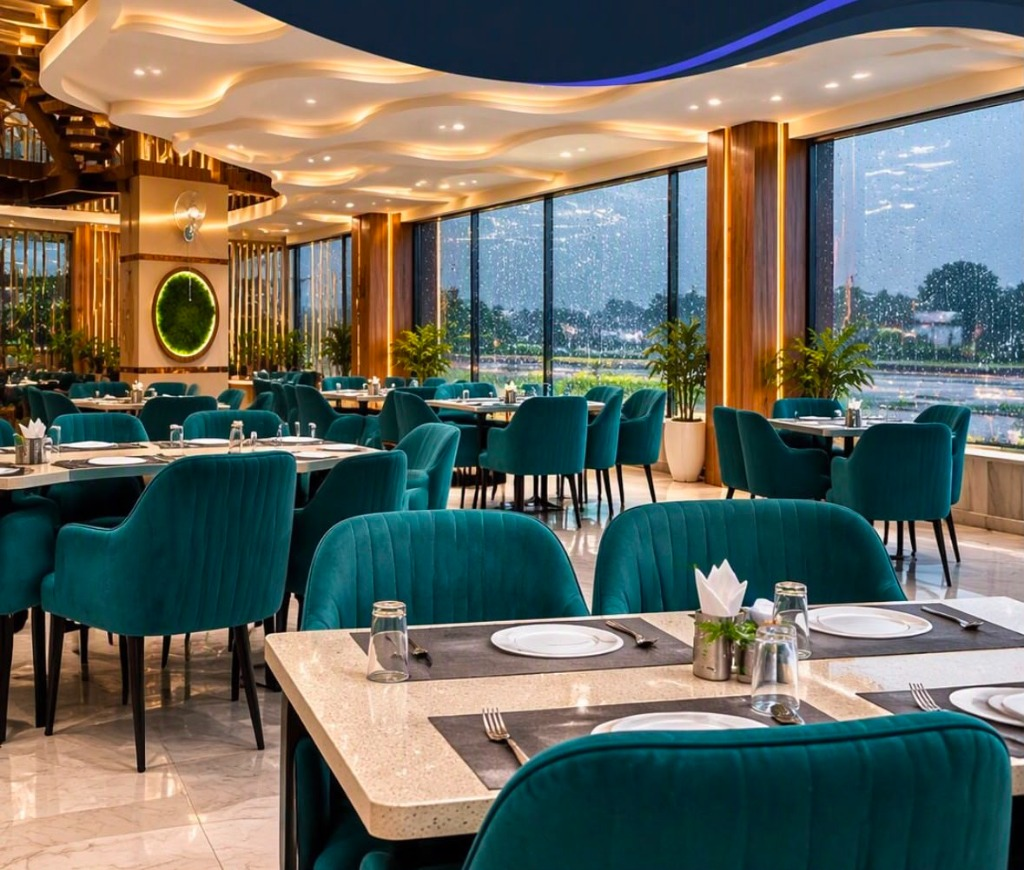
#> input picture ambience_1.jpg, 1024 x 870 px; the run also reads 2 pictures not shown here
$ python generate_qr.py
#> lines starting #> are read from the running program, lines starting #| are printed output that depends on the picture
import os
import re
import json
import math
import qrcode
import numpy as np
from PIL import Image, ImageDraw, ImageFont, ImageFilter, ImageEnhance

def load_config(config_path="config.js"):
    """Parse config.js and extract JSON settings."""
    if not os.path.exists(config_path):
        return {}
    with open(config_path, "r", encoding="utf-8") as f:
        content = f.read()
    match = re.search(r"window\.RESTAURANT_CONFIG\s*=\s*(\{.*?\});", content, re.DOTALL)
    if not match:
        return {}
    json_str = match.group(1)
    json_str = re.sub(r"//.*", "", json_str)
    json_str = re.sub(r",\s*([\]}])", r"\1", json_str)
    try:
        return json.loads(json_str)
    except Exception:
        return {}

def get_font(size, bold=False, italic=False, serif=False):
    """Load Windows system fonts cleanly with fallbacks."""
    candidates = []
    if serif and italic:
        candidates = ["georgiai.ttf", "timesbi.ttf", "timesi.ttf", "ariali.ttf"]
    elif serif and bold:
        candidates = ["georgiab.ttf", "timesbd.ttf", "arialbd.ttf"]
    elif serif:
        candidates = ["georgia.ttf", "times.ttf", "arial.ttf"]
    elif bold and italic:
        candidates = ["arialbi.ttf", "georgiabi.ttf", "timesbi.ttf"]
    elif bold:
        candidates = ["arialbd.ttf", "segoeuib.ttf", "georgiab.ttf", "timesbd.ttf"]
    elif italic:
        candidates = ["ariali.ttf", "georgiai.ttf", "timesi.ttf"]
    else:
        candidates = ["arial.ttf", "segoeui.ttf", "georgia.ttf"]

    for font_name in candidates:
        font_path = os.path.join("C:\\Windows\\Fonts", font_name)
        if os.path.exists(font_path):
            try:
                return ImageFont.truetype(font_path, size)
            except Exception:
                pass
    return ImageFont.load_default()

def create_ambience_luxury_background(width=1200, height=1800):
    """
    Create an Ultra-Luxury Shree Kripa Ambience Background inspired directly by the
    uploaded restaurant interior photos:
    - Real Shree Kripa Dining Hall ambience (Peacock Teal velvet seating, warm golden cove
      ceiling lights, peacock mandala wall art) softly blended into the background
    - Deep Royal Peacock Teal Velvet & Warm Cove Gold color grading (#0A3C44 -> #052227 -> #031316)
    - Warm Golden Chandelier & Cove radial glow behind the brand crest and Hindi 'श्री कृपा' title
    """
#> called with width = 1200, height = 1800
    y_idx = np.linspace(0, 1, height)[:, None]
    x_idx = np.linspace(0, 1, width)[None, :]

    r_base = (14 * (1 - y_idx) + 4 * y_idx)
    g_base = (62 * (1 - y_idx) + 22 * y_idx)
    b_base = (70 * (1 - y_idx) + 26 * y_idx)

    dist_top = np.sqrt(((x_idx - 0.5) / 0.52) ** 2 + ((y_idx - 0.18) / 0.24) ** 2)
    glow_top = np.clip(1.0 - dist_top, 0, 1) ** 1.8

    dist_mid = np.sqrt(((x_idx - 0.5) / 0.58) ** 2 + ((y_idx - 0.60) / 0.32) ** 2)
    glow_mid = np.clip(1.0 - dist_mid, 0, 1) ** 2.0

    r_grad = r_base + glow_top * 58 + glow_mid * 12
    g_grad = g_base + glow_top * 48 + glow_mid * 36
    b_grad = b_base + glow_top * 22 + glow_mid * 40

    grad_arr = np.stack([
        np.clip(r_grad, 0, 255),
        np.clip(g_grad, 0, 255),
        np.clip(b_grad, 0, 255)
    ], axis=2).astype(np.uint8)
    base_img = Image.fromarray(grad_arr, "RGB")
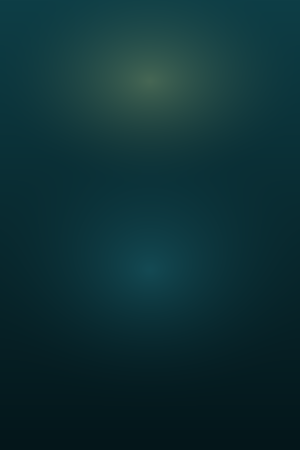
#> base_img: PIL image 1200x1800 RGB (shown at 1/4 size); mean R, G, B 13.9, 48.5, 53

    amb_path = "ambience_1.jpg" if os.path.exists("ambience_1.jpg") else ("ambience_3.jpg" if os.path.exists("ambience_3.jpg") else None)
    if amb_path:
        try:
            amb = Image.open(amb_path).convert("RGB")
#> amb is the input picture: PIL image 1024x870 RGB; mean R, G, B 106.6, 107.5, 97.4
            aw, ah = amb.size
            target_ratio = width / height
            src_ratio = aw / ah
            if src_ratio > target_ratio:
                new_w = int(ah * target_ratio)
                left = (aw - new_w) // 2
                amb = amb.crop((left, 0, left + new_w, ah))
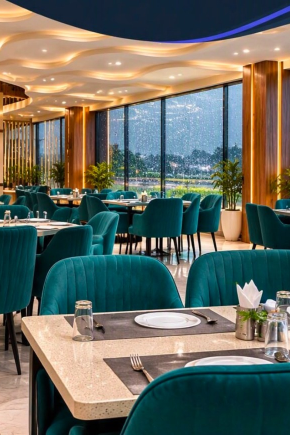
#> amb: PIL image 580x870 RGB (shown at 1/2 size); mean R, G, B 104.6, 107.3, 97
            else:
                new_h = int(aw / target_ratio)
                top = (ah - new_h) // 2
                amb = amb.crop((0, top, aw, top + new_h))
            amb = amb.resize((width, height), Image.Resampling.LANCZOS)
#> amb: PIL image 1200x1800 RGB

            amb_blur = amb.filter(ImageFilter.GaussianBlur(radius=8))
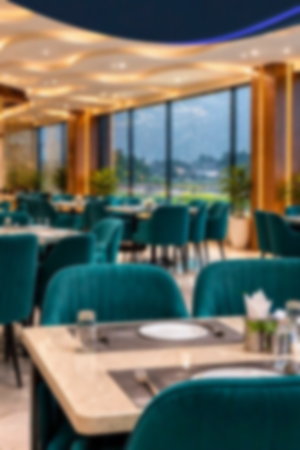
#> amb_blur: PIL image 1200x1800 RGB (shown at 1/4 size); mean R, G, B 104.6, 107.3, 97
            amb_blur = ImageEnhance.Contrast(amb_blur).enhance(1.15)
            amb_blur = ImageEnhance.Color(amb_blur).enhance(1.25)
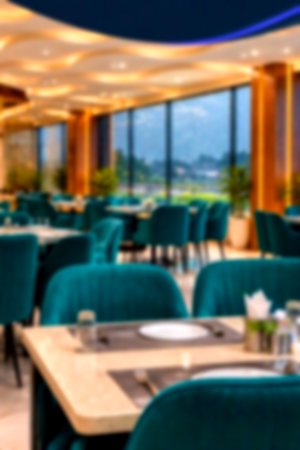
#> amb_blur: PIL image 1200x1800 RGB (shown at 1/4 size); mean R, G, B 108.4, 107.2, 93.2

            amb_arr = np.array(amb_blur, dtype=np.float32)
            base_arr = np.array(base_img, dtype=np.float32)

            edge_dist = np.sqrt(((x_idx - 0.5) / 0.55) ** 2 + ((y_idx - 0.45) / 0.55) ** 2)
            vignette = np.clip(1.0 - 0.45 * (edge_dist ** 1.6), 0.12, 0.30)[:, :, None]

            graded_amb = np.zeros_like(amb_arr)
            graded_amb[:, :, 0] = amb_arr[:, :, 0] * 0.88
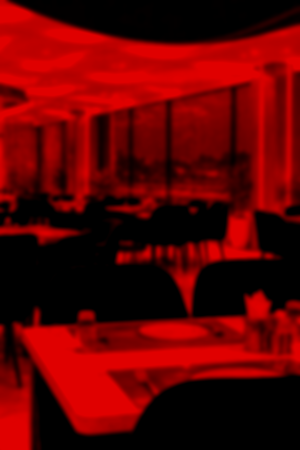
#> graded_amb: shape (1800, 1200, 3) float32 (shown at 1/4 size); mean R, G, B 95.4, 0, 0
            graded_amb[:, :, 1] = amb_arr[:, :, 1] * 1.02 + 8
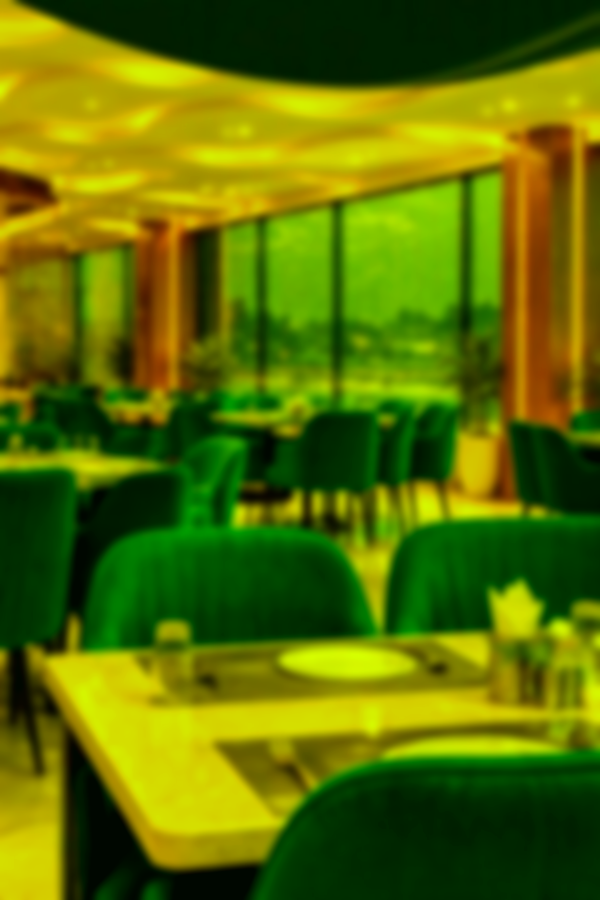
#> graded_amb: shape (1800, 1200, 3) float32 (shown at 1/2 size); mean R, G, B 95.4, 117.4, 0; drawn with min black and max white
            graded_amb[:, :, 2] = amb_arr[:, :, 2] * 1.05 + 12

            blended = base_arr * (1.0 - vignette) + np.clip(graded_amb, 0, 255) * vignette
#> (the rest of the program and of its run is left out)
